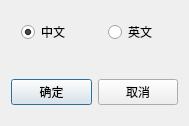
<?xml version="1.0" encoding="UTF-8"?>
<ui version="4.0">
 <class>setuplangue</class>
 <widget class="QDialog" name="setuplangue">
  <property name="geometry">
   <rect>
    <x>0</x>
    <y>0</y>
    <width>189</width>
    <height>126</height>
   </rect>
  </property>
  <property name="minimumSize">
   <size>
    <width>189</width>
    <height>126</height>
   </size>
  </property>
  <property name="maximumSize">
   <size>
    <width>189</width>
    <height>126</height>
   </size>
  </property>
  <property name="windowTitle">
   <string>Dialog</string>
  </property>
  <layout class="QVBoxLayout" name="verticalLayout_2">
   <item>
    <layout class="QVBoxLayout" name="verticalLayout">
     <item>
      <layout class="QHBoxLayout" name="horizontalLayout">
       <item>
        <spacer name="horizontalSpacer_2">
         <property name="orientation">
          <enum>Qt::Horizontal</enum>
         </property>
         <property name="sizeType">
          <enum>QSizePolicy::Maximum</enum>
         </property>
         <property name="sizeHint" stdset="0">
          <size>
           <width>10</width>
           <height>20</height>
          </size>
         </property>
        </spacer>
       </item>
       <item>
        <widget class="QRadioButton" name="radioButtonChinese">
         <property name="text">
          <string>中文</string>
         </property>
         <property name="checked">
          <bool>true</bool>
         </property>
        </widget>
       </item>
       <item>
        <spacer name="horizontalSpacer_3">
         <property name="orientation">
          <enum>Qt::Horizontal</enum>
         </property>
         <property name="sizeType">
          <enum>QSizePolicy::Maximum</enum>
         </property>
         <property name="sizeHint" stdset="0">
          <size>
           <width>10</width>
           <height>20</height>
          </size>
         </property>
        </spacer>
       </item>
       <item>
        <widget class="QRadioButton" name="radioButtonEnglish">
         <property name="text">
          <string>英文</string>
         </property>
        </widget>
       </item>
      </layout>
     </item>
     <item>
      <spacer name="horizontalSpacer">
       <property name="orientation">
        <enum>Qt::Horizontal</enum>
       </property>
       <property name="sizeHint" stdset="0">
        <size>
         <width>40</width>
         <height>20</height>
        </size>
       </property>
      </spacer>
     </item>
     <item>
      <layout class="QHBoxLayout" name="horizontalLayout_2">
       <item>
        <widget class="QPushButton" name="pushButtonOk">
         <property name="text">
          <string>确定</string>
         </property>
        </widget>
       </item>
       <item>
        <widget class="QPushButton" name="pushButtonCancel">
         <property name="text">
          <string>取消</string>
         </property>
        </widget>
       </item>
      </layout>
     </item>
    </layout>
   </item>
  </layout>
 </widget>
 <resources/>
 <connections/>
</ui>
